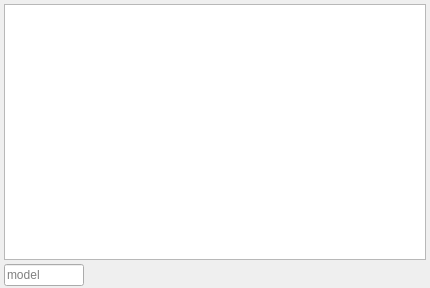
<?xml version="1.0" encoding="UTF-8"?>
<ui version="4.0">
 <class>ModelForm</class>
 <widget class="QWidget" name="ModelForm">
  <property name="geometry">
   <rect>
    <x>0</x>
    <y>0</y>
    <width>430</width>
    <height>288</height>
   </rect>
  </property>
  <property name="windowTitle">
   <string>Form</string>
  </property>
  <layout class="QVBoxLayout" name="verticalLayout">
   <property name="spacing">
    <number>4</number>
   </property>
   <property name="leftMargin">
    <number>4</number>
   </property>
   <property name="topMargin">
    <number>4</number>
   </property>
   <property name="rightMargin">
    <number>4</number>
   </property>
   <property name="bottomMargin">
    <number>2</number>
   </property>
   <item>
    <widget class="QTableWidget" name="tableWidget"/>
   </item>
   <item>
    <layout class="QHBoxLayout" name="horizontalLayout">
     <property name="spacing">
      <number>4</number>
     </property>
     <item>
      <widget class="QLineEdit" name="lineEdit">
       <property name="maximumSize">
        <size>
         <width>80</width>
         <height>16777215</height>
        </size>
       </property>
       <property name="readOnly">
        <bool>true</bool>
       </property>
       <property name="placeholderText">
        <string>model</string>
       </property>
      </widget>
     </item>
     <item>
      <spacer name="horizontalSpacer">
       <property name="orientation">
        <enum>Qt::Horizontal</enum>
       </property>
       <property name="sizeType">
        <enum>QSizePolicy::Expanding</enum>
       </property>
       <property name="sizeHint" stdset="0">
        <size>
         <width>0</width>
         <height>20</height>
        </size>
       </property>
      </spacer>
     </item>
    </layout>
   </item>
  </layout>
 </widget>
 <resources/>
 <connections/>
</ui>
